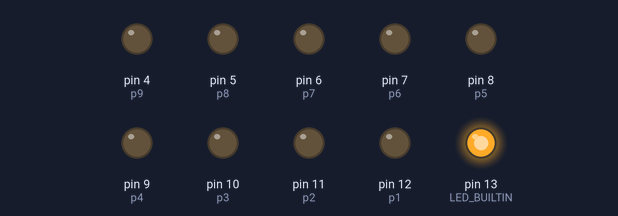
A sketch run on a simulated Arduino Uno, built with avr-gcc and run on an emulated ATmega328P. Parts: output pins drawn as LEDs (lit = HIGH).

Above: at 0.15 s.
At 3.15 s:
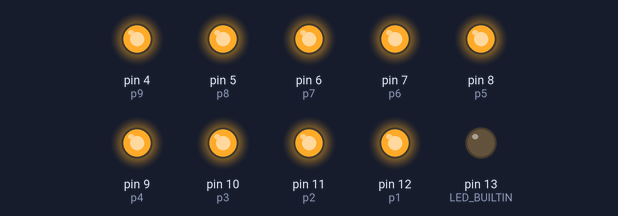
At 6.1 s:
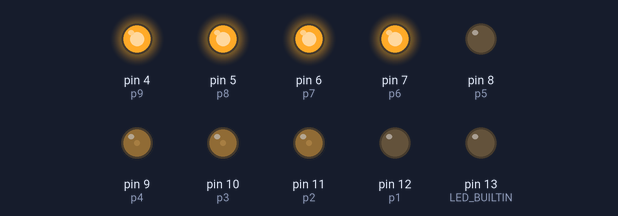
At 11.5 s:
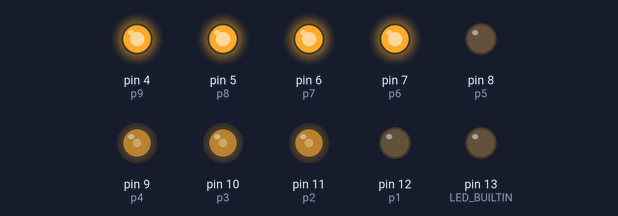
At 16.9 s:
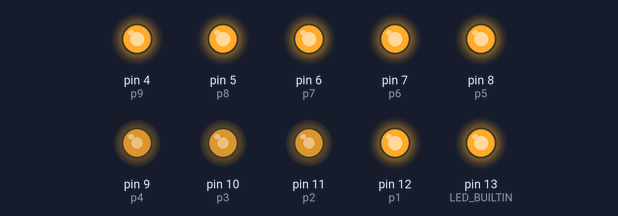
At 22.9 s:
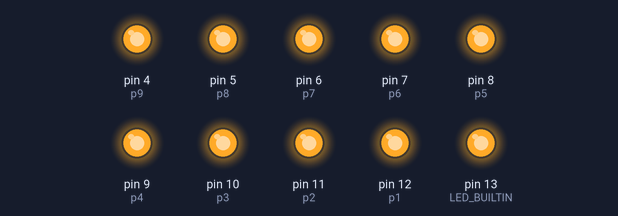
Timing chart, 0 to 24.4 s (numbered marks = the images above):
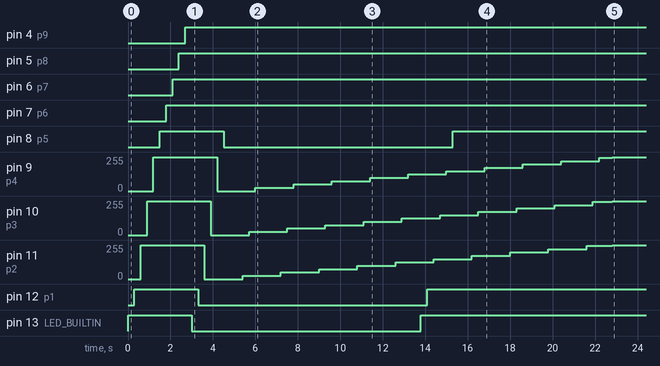

Measured:
- by itself, pin 4 (p9): LOW → HIGH at 2.7 s
- by itself, pin 5 (p8): LOW → HIGH at 2.4 s
- by itself, pin 6 (p7): LOW → HIGH at 2.1 s
- by itself, pin 7 (p6): LOW → HIGH at 1.8 s
- by itself, pin 8 (p5): LOW → HIGH at 1.5 s, → LOW 3.0 s later, → HIGH 10.8 s later
- by itself, pin 9 (p4): 0/255 → 255/255 at 1.2 s, → 0/255 3.0 s later, → 25/255 1.8 s later, → 50/255 1.8 s later, … (13 changes in this stretch)
- by itself, pin 10 (p3): 0/255 → 255/255 at 0.90 s, → 0/255 3.0 s later, → 25/255 1.8 s later, → 50/255 1.8 s later, … (13 changes in this stretch)
- by itself, pin 11 (p2): 0/255 → 255/255 at 0.60 s, → 0/255 3.0 s later, → 25/255 1.8 s later, → 50/255 1.8 s later, … (13 changes in this stretch)

The sketch:

mid_term_summer_21_3_1.ino
```cpp
// C++ code
//

int p1=12, p2=11,p3=10, p4=9, p5=8, p6=7,p7=6, p8=5, p9=4;
int i,j,t;
int k=0, s1=0,s2=0;

void setup()
{
  pinMode(LED_BUILTIN, OUTPUT);
   pinMode(p1, OUTPUT);
   pinMode(p2, OUTPUT);
   pinMode(p3, OUTPUT);
   pinMode(p4, OUTPUT);
   pinMode(p5, OUTPUT);
   pinMode(p6, OUTPUT);
  pinMode(p7, OUTPUT);
  pinMode(p8, OUTPUT);
  pinMode(p9, OUTPUT);
  pinMode(s1, INPUT);
  pinMode(s2, INPUT);
   Serial.begin(9600);
}

void loop()
{

  // all light will be on serially
 digitalWrite(LED_BUILTIN, HIGH) ;
  delay(300);


  digitalWrite(p1,HIGH) ;
  delay(300);


  digitalWrite(p2,HIGH) ;
  delay(300);

  digitalWrite(p3,HIGH) ;
  delay(300);


  digitalWrite(p4,HIGH) ;
  delay(300);


  digitalWrite(p5,HIGH) ;
 delay(300);


   digitalWrite(p6,HIGH) ;
  delay(300);

  digitalWrite(p7,HIGH) ;
  delay(300);


  digitalWrite(p8,HIGH) ;
  delay(300);


  digitalWrite(p9,HIGH) ;
  delay(300);

  //led 1 to 6 turning on 0 to 255
  for ( i=0;i<=255;i=i+25)
  {

     analogWrite(LED_BUILTIN, i);
       delay(300);
     analogWrite(p1, i);
       delay(300);
     analogWrite(p2, i);
       delay(300);
     analogWrite(p3, i);
       delay(300);
     analogWrite(p4, i);
       delay(300);
     analogWrite(p5, i);
       delay(300);
  }


  //pushbutton 1

  int sv1=digitalRead(s1);

  if(sv1==0)
  {
    for(j=1; j<11;j++)
    {
   digitalWrite(LED_BUILTIN, HIGH) ;

  digitalWrite(p1,HIGH) ;

  digitalWrite(p2,HIGH) ;

  digitalWrite(p3,HIGH) ;

  digitalWrite(p4,HIGH) ;
  delay(300); // LED-1 -5 BLINKING WITHIN 300ms

  digitalWrite(p5,HIGH) ;

   digitalWrite(p6,HIGH) ;

  digitalWrite(p7,HIGH) ;

  digitalWrite(p8,HIGH) ;

  digitalWrite(p9,HIGH) ;
  delay(1500);  // LED-6-10 BLINKING WITHIN 1500ms


          }
  }

    //pushbutton 2

    int sv2=digitalRead(s2);

  if(sv2==0)
  {
    t++;
    delay(20);

  }

  if(t%2==0)

  {
    digitalWrite(LED_BUILTIN, HIGH) ;

  digitalWrite(p1,HIGH) ;

  digitalWrite(p2,HIGH) ;

  digitalWrite(p3,HIGH) ;

  digitalWrite(p4,HIGH) ;
  delay(300); // LED-1 -5 BLINKING on


    digitalWrite(p5,LOW) ;

   digitalWrite(p6,LOW) ;

  digitalWrite(p7,LOW) ;

  digitalWrite(p8,LOW) ;

  digitalWrite(p9,LOW) ;
  delay(300);  // REST 5 TURNING OFF


  }
 else

    {


   digitalWrite(p5,HIGH) ;

   digitalWrite(p6,HIGH) ;

  digitalWrite(p7,HIGH) ;

  digitalWrite(p8,HIGH) ;

  digitalWrite(p9,HIGH) ;
  delay(300);  // LED 6-10  ON

   digitalWrite(LED_BUILTIN, LOW) ;

  digitalWrite(p1,LOW) ;

  digitalWrite(p2,LOW) ;

  digitalWrite(p3,LOW) ;

  digitalWrite(p4,LOW) ;

   delay(300); //REST 5 OFF
    }

    //PUSHBUTTON END

}


    
```
